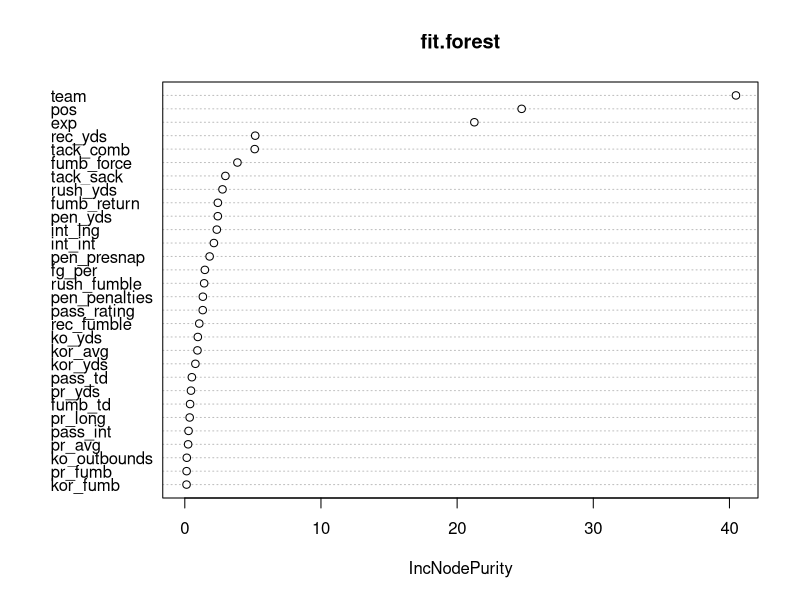
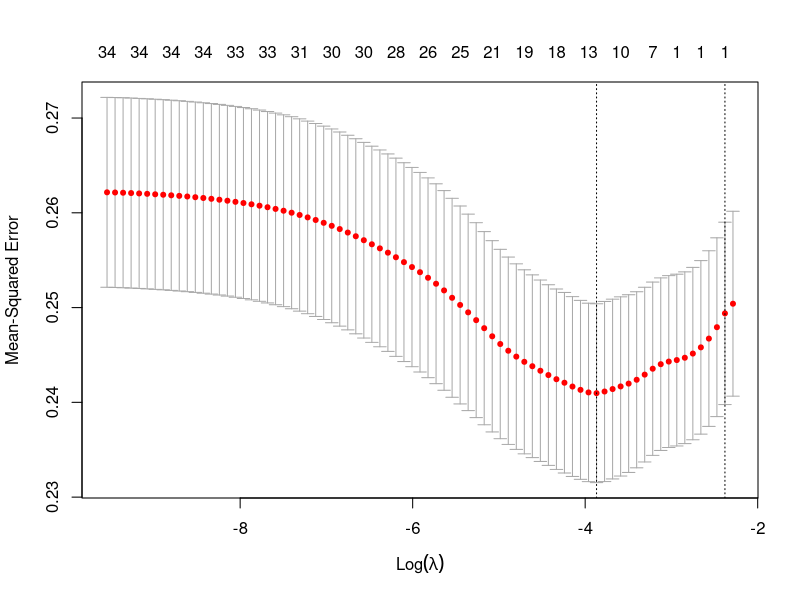
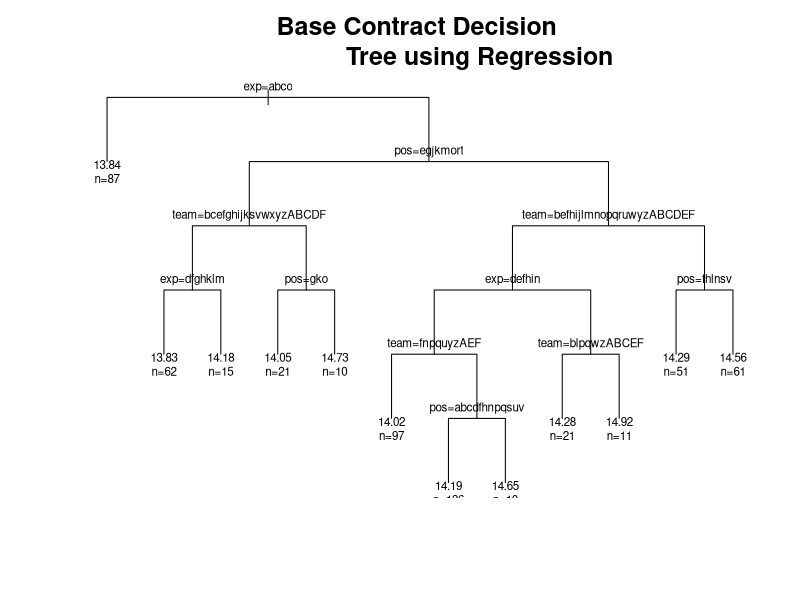

These figures' R source, in order:
## ---- chunk 1
#load packages
load.libraries <- c('tidyverse', 'fastDummies', 'caret', 'janitor', 'randomForest', 'glmnet', 'rpart')
install.lib <- load.libraries[!load.libraries %in% installed.packages()]
for(libs in install.lib) install.packages(libs, dependences = TRUE)
sapply(load.libraries, require, character = TRUE)

# global formatting 
options(scipen = 100)
## ---- chunk 2

find_r <- function(prediction, target, k){ 
    
    n <- length(target)

    #find SST and SSE
    sst <- sum((target - mean(target))^2)
    sse <- sum((prediction - target)^2)
    
    #find R-Squared
    rsq <- 1 - sse/sst
    
    arsq <- 1 - (((1-rsq) *(n-1)) / (n - k - 1))
    
    results <- c(rsq, arsq)
    return(results)
    
    
}
## ---- chunk 3

df <- read.csv(file = "datasets/NFL_2020_stats_clean.csv") 


## ---- chunk 4

df <- df %>% 
  summarise(base,
            team = as.factor(team), 
            pos = as.factor(pos),
            exp = as.factor(exp),
            fg_per = cut(fg_per, 
                         breaks=c(-1, 0, 70, 80, 90, 100), 
                         labels=c("0", "<=70%", ">70-80%", ">80-90%", ">90-100%")),
            fg_blk = as.factor(fg_blk),
            fumb_force = as.factor(fumb_force),
            fumb_return = as.factor(fumb_return),
            fumb_td = as.factor(fumb_td),
            int_int = as.factor(as.integer(int_int)),
            int_lng = cut(int_lng, 
                         breaks=c(-100, 0, 15, 30, 60, 100), 
                         labels=c("0", "1-15", "16-30", "31-60", ">60")),
            ko_yds = cut(ko_yds, 
                         breaks=c(-1, 0, 4000, 5000, 6000, 10000), 
                         labels=c("0", ">0-4000", ">4000-5000", ">5000-6000", ">6000")),
            ko_osk_rec = as.factor(as.integer(ko_osk_rec)),
            ko_td = as.factor(as.integer(ko_td)),
            ko_outbounds = as.factor(as.integer(ko_oob)),
            kor_avg = cut(kor_avg, 
                         breaks=c(-1, 0, 10, 20,30,50), 
                         labels=c("0", ">0-10", ">10-20", ">20-30", ">30")),
            kor_yds = cut(kor_yds, 
                         breaks=c(-1, 0, 250,500,750,1500), 
                         labels=c("0", "1-250", "251-500", ">501-750", ">750")),
            kor_td = cut(kor_td,
                         breaks=c(-1, 0, 5),
                         labels=c("None", "One or more")),
            kor_fumb = as.factor(as.integer(kor_fumb)),
            pass_td = cut(pass_td,
                          breaks=c(-1, 0, 10, 20, 30, 90),
                          labels=c("None", "1-10", "11-20", "21-30", "31+")),
            pass_int = cut(pass_int, 
                           breaks=c(-1, 0, 5, 10, 20), 
                           labels=c("0", "1-5", "6-10", "11+")),
            pass_rating = cut(pass_rate, 
                              breaks=c(-1, 0, 50, 70, 90, 120, 200), 
                              labels=c("0", ">0-50", ">50-70", ">70-90", ">90-120", "120+")),
            pen_penalties = cut(pen_pen,
                                breaks=c(-1, 0, 3,6,9,20),
                                labels=c("0", "0-3", "4-6", "7-9", "10+")),
            pen_yds = cut(pen_yds,
                          breaks=c(-1, 0, 30, 60, 90, 150),
                          labels=c("0", "1-30","31-60","61-90", "91+")),
            pen_presnap = as.factor(pen_presnap),
            pr_avg = cut(pr_avg,
                         breaks = c(-100, 0, 10, 20, 150),
                         labels=c("0", "1-10", "11-20", "21+")),
            pr_yds = cut(pr_yds,
                         breaks = c(-100, 0, 100, 200, 300, 1000),
                         labels=c("0", "1-100", "101-200", "201-300", "201+")),
            pr_long = cut(pr_lng,
                         breaks = c(-100, 0, 20, 50, 150),
                         labels=c("0", "0-20", "21-50", "50+")),
            pr_fumb = cut(pr_fumb,
                          breaks = c(-100, 0, 100),
                          labels = c("None", "One or more")),
            rec_yds = cut(rec_yds,
                         breaks = c(-100, 0, 250, 500, 750, 1000, 2000),
                         labels=c("0", "1-250", "251-500", "501-750", "750-1000", "1000+")),
            rec_fumble = as.factor(as.integer(rec_fum)),
            rush_yds = cut(rush_yds,
                           breaks = c(-100, 0, 250, 500, 750, 1000, 1500, 2500),
                           labels=c("0", "1-250", "251-500", "501-750", "750-1000", "1001-1500", "1500+")),
            rush_fumble = cut(rush_fum_rush,
                              breaks = c(0, 1, 2, 3, 4, 5, 6, 10),
                              labels=c("0", "1", "2", "3", "4", "5", "6+"),
                              right = FALSE),
            tack_comb = cut(tack_comb,
                              breaks = c(-100, 0, 50, 100, 500),
                              labels=c("0", "1-50", "51-100", "101+")),
            tack_sack = cut(tack_sck,
                            breaks=c(-100, 0, 5, 10, 100),
                            labels=c("0", "1-5", "6-10", "10+"))
            )



# only look at base contracts below $5M.
            
df <- df[df$base < 5000000,]


# take the log of target value for more accurate modeling             
df$base <- log(df$base)



# remove all collinearities and save in df_temp

df_temp <- df %>% 
  summarise(base, team, pos, exp, fg_per, int_int, ko_yds, kor_avg, 
            pass_td, pass_int, pass_rating, pen_yds, pen_presnap, 
            rec_yds,  rush_yds, rush_fumble,  tack_comb, tack_sack)
            

            
            
            



## ---- chunk 5
df %>% summarise(maxBase = max(base), minBase = min(base), baseRange = maxBase - minBase)

baseRange <- max(df$base) - min(df$base)
## ---- chunk 6
set.seed(1)
                  
trainIndex <- createDataPartition(df$base, p = .7,
                                  list = FALSE,
                                  times = 1)

# train/test set with all data
train <- df[ trainIndex,]
test <- df[-trainIndex,]


# train/test set with data with no collinearity
train_temp <- df_temp[ trainIndex,]
test_temp <- df_temp[-trainIndex,]



# make sure all factor levels are in train data set

totalData <- rbind(train,test)
for (x in 1:length(names(totalData))) {
  levels(train[, x]) <- levels(totalData[, x])
}

totalData <- rbind(train_temp,test_temp)
for (x in 1:length(names(totalData))) {
  levels(train_temp[, x]) <- levels(totalData[, x])
}
## ---- chunk 7

# Analysis of varience model

fit.aov <- aov(base ~ ., data = train_temp)


# look at model
print(fit.aov)

# look at model
summary(fit.aov)



# find r-squared

find_r(predict(fit.aov, train_temp, interval="confidence"), train_temp$base, (ncol(train_temp)-1))

# can compare predictions and actual results with below code

#fit.aov$xlevels <- Map(union, fit.aov$xlevels, lapply(test[,c(2:ncol(test))], unique))

#prediction <- as.double(predict(fit.aov, test, interval="confidence"))

#actual <- test %>% 
 # summarise(base)

#temp <- cbind(prediction, actual)

#temp %>% summarise(prediction, base, diff_dollars = exp(prediction) - exp(base))


## ---- chunk 8


fit.forest <- randomForest(base~., data = train)

# look at model
summary(fit.forest)

# look at model
print(fit.forest)

# plot importance
varImpPlot(fit.forest)

# find r-squared
n <- ncol(train) - 1
find_r(predict(fit.forest, train, interval = "confidence"), train$base, n)


# following code shows predictions vs. actual data in test data set

#prediction <- as.double(predict(fit.forest, test, interval = "confidence"))

#actual <- test %>% 
 # summarise(base)


#temp <- cbind(prediction, actual)

#temp %>% summarise(prediction, base, diff_dollars = exp(prediction) - exp(base))


## ---- chunk 9

# predictor variables
x <- data.matrix(train[,c(2:ncol(train))])


# target variable 
y <- train$base

#cross validation
fit.lasso <- cv.glmnet(x, y, alpha = 1)

# optimal lambda
best_lambda <- fit.lasso$lambda.min

best_lambda



# plot of test MSE by lambda value
plot(fit.lasso)

## ---- chunk 10
# find best model
fit.lasso <- glmnet(x, y, alpha = 1, lambda = best_lambda)

coef(fit.lasso)

print(fit.lasso)
## ---- chunk 11

find_r(predict(fit.lasso, s = best_lambda, newx = x), y, n)
## ---- chunk 12

# following code compares predictions from lasso regression model to actual results

#define new observation
#new = data.matrix(test[,2:ncol(test)])

#use lasso regression model to predict response value
#prediction <- as.double(predict(fit.lasso, s = best_lambda, newx = new))

#actual <- test %>% 
#  summarise(base)


#temp <- cbind(prediction, actual)

#temp %>% summarise(prediction, base, diff_dollars = exp(prediction) - exp(base))

## ---- chunk 13
fit.dt <- rpart(base~., method = "anova", data = train)

# Output to be present as PNG file
png(file = "visualizations/decTreeGFG.png", width = 1200, 
                            height = 1200)
  
# Plot
plot(fit.dt, uniform = TRUE,
          main = "Base Contract Decision 
                 Tree using Regression", cex.lab=1.5, cex.axis=1.5, cex.main=1.5, cex.sub=1.5)
text(fit.dt, use.n = TRUE, cex = .7, cex.lab=4, cex.axis=4, cex.sub=4)
  
# Saving the file
dev.off()

print(fit.dt)
## ---- chunk 14
# find r-squared and adjusted r-squared
find_r (predict(fit.dt, train, method = "anova"), train$base, n)

## ---- chunk 15
# following code compares predictions from decision tree regression model to actual results


#use decision tree model to predict response value
#prediction <- as.double(predict(fit.dt, test, method = "anova"))

#actual <- test %>% 
 #  summarise(base)


#temp <- cbind(prediction, actual)

#temp %>% summarise(prediction, base, diff_dollars = exp(prediction) - exp(base))

